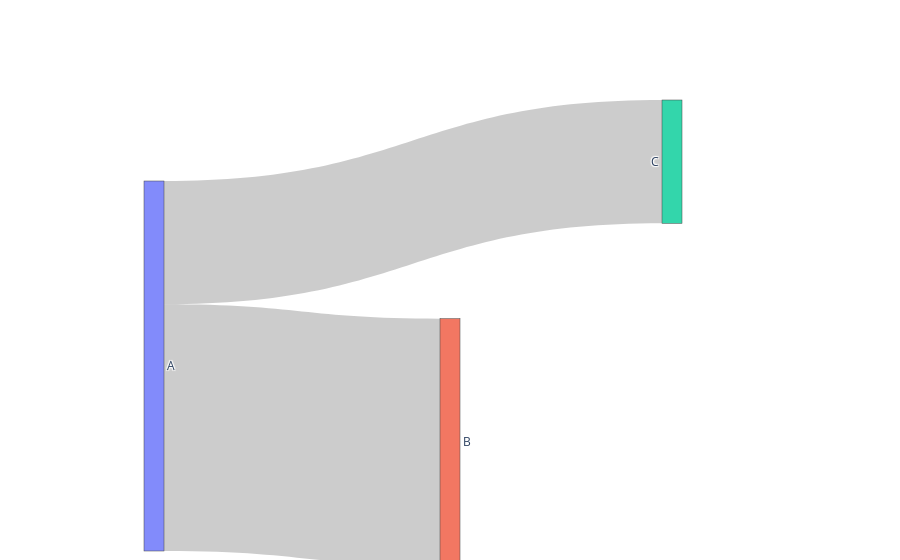

Here is the notebook cell this chart was saved with:
### Code cell
fig = go.Figure(go.Sankey(arrangement = 'snap',
                          node = {
                              "label" : ["A","B","C"],
                              "x" : [0.1,0.5,0.8],
                              "y" : [0.7,0.9,0.1],
                              'pad' : 10},
                          link = {
                              "source" : [0,0],
                              "target" : [1,2],
                              "value" : [1,0.5,0.5]}
                         ))
fig.show()

### Figure 1 — Plotly figure (JSON) as saved in the notebook; plotly's stock layout.template omitted (floating-point values rounded to 4 significant figures)
{"data": [{"arrangement": "snap", "link": {"source": [0, 0], "target": [1, 2], "value": [1, 0.5, 0.5]}, "node": {"label": ["A", "B", "C"], "pad": 10, "x": [0.1, 0.5, 0.8], "y": [0.7, 0.9, 0.1]}, "type": "sankey"}], "layout": {}}
